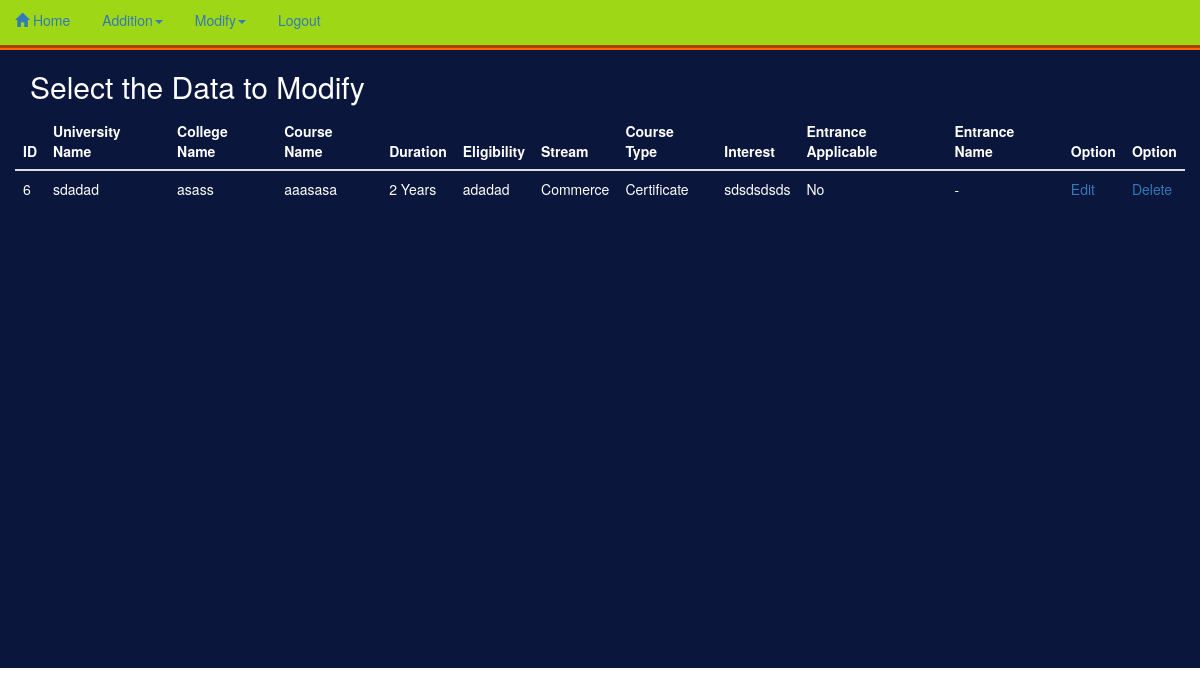
Page /admin/csmodifytable.php on the committed database.
### tables this page shows
CREATE TABLE `cs_details` (
  `id` int(11) NOT NULL,
  `un_name` text NOT NULL,
  `cg_name` text NOT NULL,
  `cs_name` text NOT NULL,
  `dur` varchar(255) NOT NULL,
  `elig` varchar(255) NOT NULL,
  `strm` varchar(255) NOT NULL,
  `cs_type` varchar(255) NOT NULL,
  `intt` varchar(255) NOT NULL,
  `wh_ent` varchar(255) NOT NULL,
  `ent_name` varchar(255) NOT NULL
);

### admin/csmodifytable.php (the view, shortened to what this page needs)
<!DOCTYPE html>
<html>
  <head>
    <link rel="stylesheet" href="../css/bootstrap.min.css">
      <link rel="stylesheet" href="../css/adminstyle.css">
  </head>
  <body>
    <div class="header">
      <ul class="nav nav-pills">
        <li role="presentation"><a href="main.php"><span class="glyphicon glyphicon-home" aria-hidden="true"></span> Home</a></li>
          <li role="presentation" class="dropdown"><a class="dropdown-toggle" data-toggle="dropdown" href="#" role="button" aria-haspopup="true" aria-expanded="false">Addition<span class="caret"></span></a>
        </li>
          <li role="presentation" class="dropdown"><a class="dropdown-toggle" data-toggle="dropdown" href="#" role="button" aria-haspopup="true" aria-expanded="false">Modify<span class="caret"></span></a>
          </li>
          <li role="presentation"><a href="index.php">Logout</a></li>
        </ul>
      </div>
      <div class="right">
    <div class="container">
      <h2>Select the Data to Modify</h2>
    </div>
    <div class="container-fluid">
        <table class="table">
          <thead>
            <tr>
              <th>ID</th>
              <th>University Name</th>
              <th>College Name</th>
              <th>Course Name</th>
              <th>Duration</th>
              <th>Eligibility</th>
              <th>Stream</th>
              <th>Course Type</th>
              <th>Interest</th>
              <th>Entrance Applicable</th>
              <th>Entrance Name</th>
              <th>Option</th>
              <th>Option</th>
            </tr>
          </thead>
          <tbody>
            <?php
              $con=mysqli_connect("localhost","root","","universities");
              $sql="SELECT id,un_name, cg_name, cs_name, dur, elig, strm, cs_type, intt, wh_ent, ent_name FROM cs_details";
              $result=$con->query($sql);
              if ($result->num_rows > 0)
              {
                while($row=$result->fetch_assoc())
                {
            ?>
                  <tr>
                    <td><?php echo $row["id"]; ?></td>
                    <td><?php echo $row["un_name"]; ?></td>
                    <td><?php echo $row["cg_name"]; ?></td>
                    <td><?php echo $row["cs_name"]; ?></td>
                    <td><?php echo $row["dur"]; ?></td>
                    <td><?php echo $row["elig"]; ?></td>
                    <td><?php echo $row["strm"]; ?></td>
                    <td><?php echo $row["cs_type"]; ?></td>
                    <td><?php echo $row["intt"]; ?></td>
                    <td><?php echo $row["wh_ent"]; ?></td>
                    <td><?php echo $row["ent_name"]; ?></td>
                    <td><a href="csmod.php?edit_row=<?php echo $row["id"]?>">Edit</a></td>
                    <td><a href="csdel.php?delete_row=<?php echo $row["id"]?>">Delete</a></td>
                  </tr>
                <?php
                }
              }
              else
              {
                echo "<script>alert('Table is Empty')</script>";
                exit();
              }
               ?>
          </tbody>
        </table>
    </div>
</div>
  </body>
</html>

### css/adminstyle.css (style rules this page uses)
.header { background-color: #9ed715; height: 50px; width: auto;; border-bottom-width: 5px; border-bottom-style: groove; border-bottom-color: #f60; }
.right { background-color: #0a163c ; color: #fff; height: 618px; width: auto; }

### rows in the picture
cs_details: id "6", un_name "sdadad", cg_name "asass", cs_name "aaasasa", dur "2 Years", elig "adadad", strm "Commerce", cs_type "Certificate", intt "sdsdsdsds", wh_ent "No", ent_name "-"
